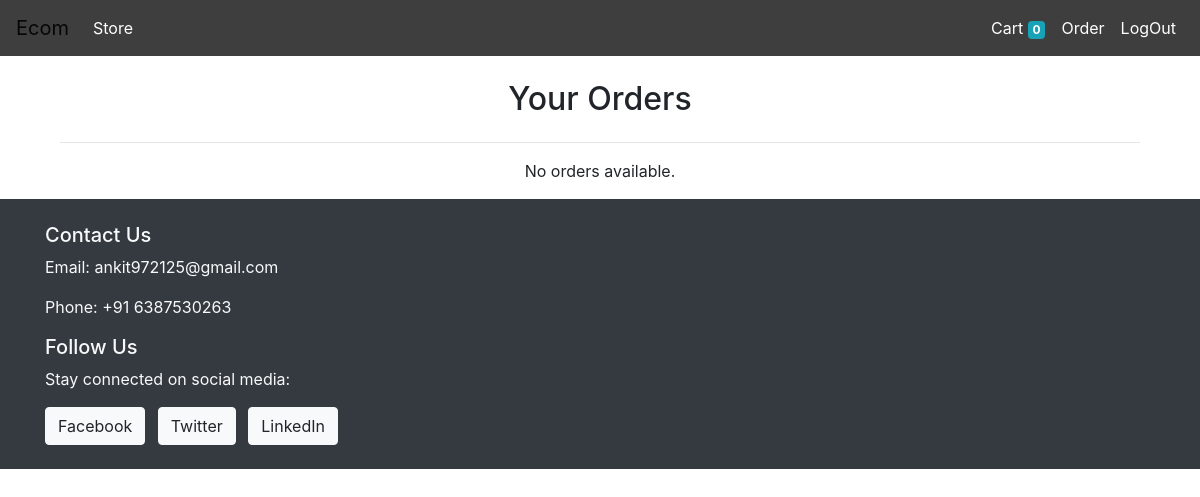
Before: /orders/ (signed in) with the older database file.
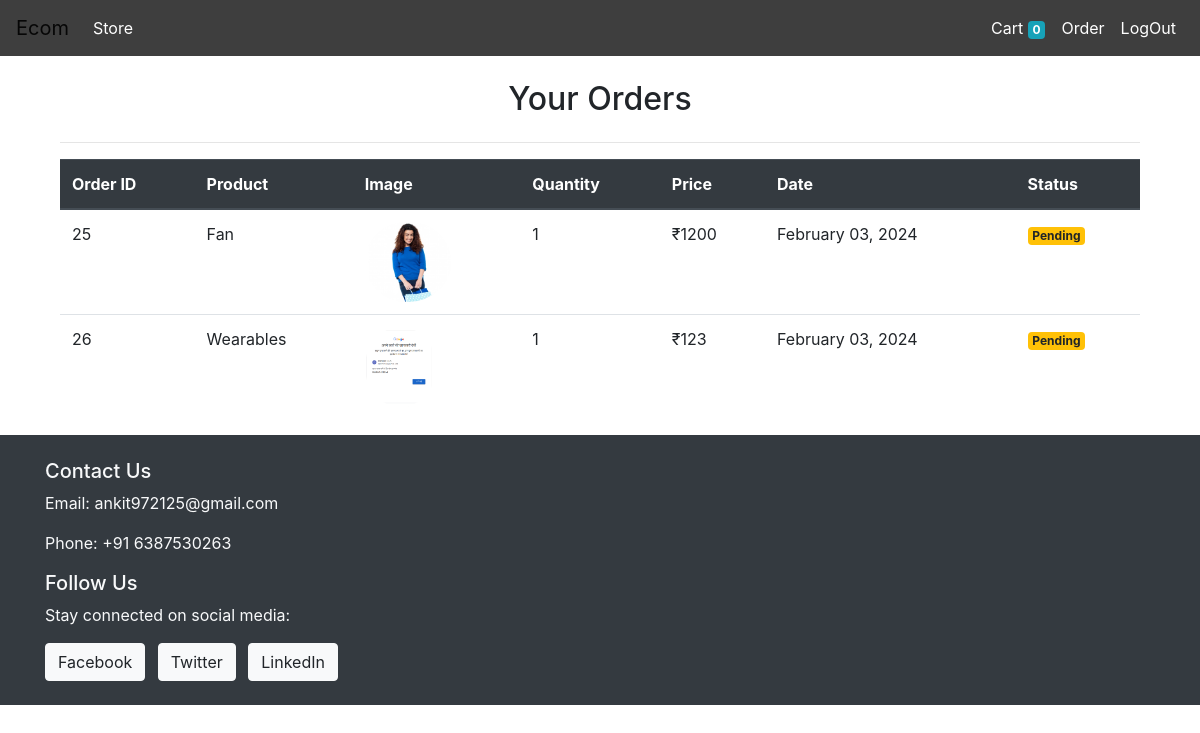
After: the same page with the newer database file.
### store/models.py (models this page shows, shortened)
class Order(models.Model):
    product = models.ForeignKey(Product, on_delete =models.CASCADE)
    customer = models.ForeignKey(Customer ,on_delete=models.CASCADE)
    quantity = models.IntegerField(default = 1)
    price = models.IntegerField(default = 0)
    address = models.TextField(default = "")
    phone = models.CharField( max_length=50)
    date = models.DateField(default = datetime.datetime.today)
    status = models.BooleanField(default = False)

class Product(models.Model):
    Name = models.CharField( max_length=50)
    Price = models.IntegerField(default=0)
    Description = models.CharField( max_length=250)
    category = models.ForeignKey(Category, on_delete=models.CASCADE ,default=1)
    img = models.ImageField( upload_to='./media/prod/', height_field=None, width_field=None, max_length=None)

### store/auth.py (the view)
    def middleware(request):
        if not request.session.get('customer'):
            return redirect('login')
        response = get_response(request)
        return response

### store/auth.py (called while the page is built)
def authMiddleware(get_response):
    def middleware(request):
        if not request.session.get('customer'):
            return redirect('login')
        response = get_response(request)
        return response
    return middleware

### store/templatetags/cart.py (called while the page is built)
@register.filter(name='currency')
def currency(num):
    return "₹"+str(num)

### store/views.py (called while the page is built)
    def get(self,request):
        customer = request.session.get('customer')
        orders = Order.objects.filter(customer=customer).order_by('date')
        return render(request, 'Store/orders.html', {'orders': orders})

### templates/Store/orders.html
{% extends "./base.html" %} {% block content %}{% load cart %}
<div class="container mt-4">
    <h2 class="text-center mb-4">Your Orders</h2>
    <hr> {% if orders %}
    <div class="table-responsive">
        <table class="table table-hover">
            <thead class="thead-dark">
                <tr>
                    <th scope="col">Order ID</th>
                    <th scope="col">Product</th>
                    <th scope="col">Image</th>
                    <th scope="col">Quantity</th>
                    <th scope="col">Price</th>
                    <th scope="col">Date</th>
                    <th scope="col">Status</th>
                </tr>
            </thead>
            <tbody>
                {% for order in orders %}
                <tr>
                    <td>{{ order.id }}</td>
                    <td>{{ order.product.Name }}</td>
                    <td><img style="height: 80px;" class="rounded-circle" src="{{ order.product.img.url }}" alt=""></td>
                    <td>{{ order.quantity }}</td>
                    <td>{{ order.price|currency }}</td>
                    <td>{{ order.date|date:"F d, Y" }}</td>
                    <td>
                        {% if order.status %}
                        <span class="badge badge-success">Completed</span> {% else %}
                        <span class="badge badge-warning">Pending</span> {% endif %}
                    </td>
                </tr>
                {% endfor %}
            </tbody>
        </table>
    </div>
    {% else %}
    <div class="text-center">
        <p>No orders available.</p>
    </div>
    {% endif %}
</div>
{% endblock %}

Changed rows visible on the page:
added Order: id "25", product.Name "Fan", product.img (picture), quantity "1", price "₹1200", date "February 03, 2024", status "Pending"
added Order: id "26", product.Name "Wearables", product.img (picture), quantity "1", price "₹123", date "February 03, 2024", status "Pending"
Other visible differences:
text no longer shown: "No orders available."
text now shown: "Order ID Product Image Quantity Price Date Status"
